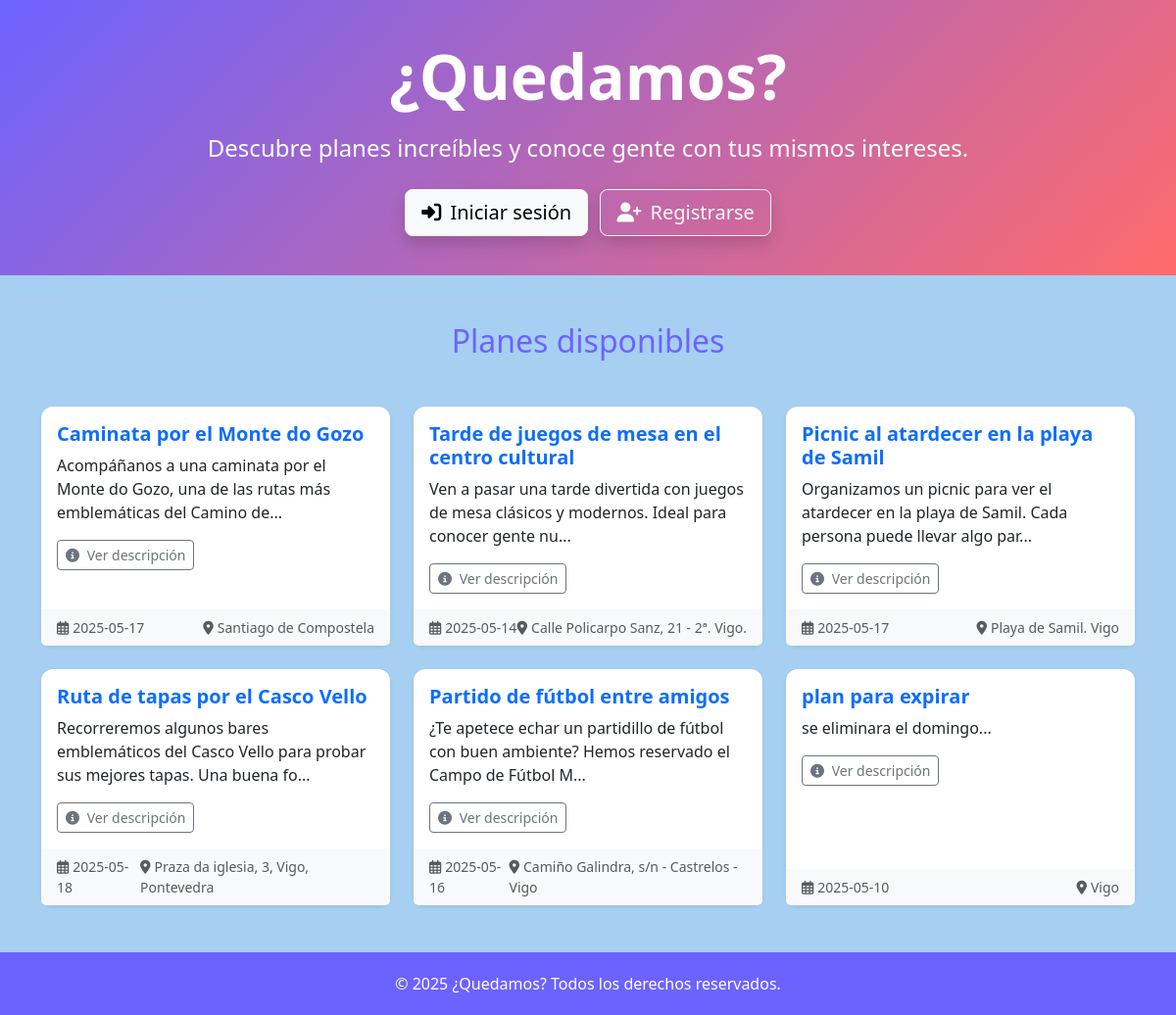
The page / on the database its author committed.
### tables this page shows
CREATE TABLE `planes` (
  `id` int(11) NOT NULL AUTO_INCREMENT,
  `titulo` varchar(255) DEFAULT NULL,
  `descripcion` text DEFAULT NULL,
  `fecha` date DEFAULT NULL,
  `lugar` varchar(255) DEFAULT NULL,
  `capacidad` int(11) DEFAULT NULL,
  `creador_id` int(11) DEFAULT NULL,
  PRIMARY KEY (`id`),
  KEY `creador_id` (`creador_id`),
  CONSTRAINT `planes_ibfk_1` FOREIGN KEY (`creador_id`) REFERENCES `usuarios` (`id`)
);

### index.php (the view, shortened to what this page needs)
<?php
require 'includes/db.php';
$stmt = $pdo->prepare('SELECT id, titulo, descripcion, fecha, lugar FROM planes');
$stmt->execute();
$planes = $stmt->fetchAll();
?>
<!DOCTYPE html>
<html lang="es">
<head>
    <link href="https://cdn.jsdelivr.net/npm/bootstrap@5.3.2/dist/css/bootstrap.min.css" rel="stylesheet">
    <link rel="stylesheet" href="https://cdnjs.cloudflare.com/ajax/libs/font-awesome/6.5.0/css/all.min.css">
    <link rel="stylesheet" href="css/index.css">
</head>
<body>
    <section class="hero-section text-white d-flex align-items-center justify-content-center">
        <div class="text-center">
            <h1 class="display-3 fw-bold mb-3">¿Quedamos?</h1>
            <p class="lead fs-4 mb-4">Descubre planes increíbles y conoce gente con tus mismos intereses.</p>
            <div>
                <a href="login.php" class="btn btn-light btn-lg me-2 mb-2 d-md-inline-block mb-md-0 shadow"><i class="fas fa-sign-in-alt me-1"></i> Iniciar sesión</a>
                <a href="register.php" class="btn btn-outline-light btn-lg d-md-inline-block shadow"><i class="fas fa-user-plus me-1"></i> Registrarse</a>
            </div>
        </div>
    </section>
    <section class="container my-5">
        <h2 class="text-center text-acento mb-5">Planes disponibles</h2>
        <?php if ($planes): ?>
            <div class="row g-4 justify-content-center">
                <?php foreach ($planes as $plan): ?>
                    <div class="col-md-6 col-lg-4">
                        <div class="card h-100 shadow-sm border-0">
                            <div class="card-body">
                                <h5 class="card-title text-primary fw-bold"><?= htmlspecialchars($plan['titulo']) ?></h5>
                                <p class="card-text"><?= htmlspecialchars(substr($plan['descripcion'], 0, 100)) ?>...</p>
                                <button type="button" class="btn btn-sm btn-outline-secondary" data-bs-toggle="modal"
                                    data-bs-target="#modalDescripcion<?= $plan['id'] ?>">
                                    <i class="fas fa-info-circle me-1"></i> Ver descripción
                                </button>
                            </div>
                            <div class="card-footer bg-light text-muted small d-flex justify-content-between">
                                <span><i class="far fa-calendar-alt me-1"></i><?= htmlspecialchars($plan['fecha']) ?></span>
                                <span><i class="fas fa-map-marker-alt me-1"></i><?= htmlspecialchars($plan['lugar']) ?></span>
                            </div>
                        </div>
                    </div>
                <?php endforeach; ?>
            </div>
        <?php else: ?>
            <p class="text-center text-muted">No hay planes disponibles en este momento.</p>
        <?php endif; ?>
    </section>
    <footer class="footer">
        &copy; <?= date('Y') ?> ¿Quedamos? Todos los derechos reservados.
    </footer>
</body>
</html>

### css/index.css (style rules this page uses)
:root { --principal: #6C63FF; --secundario: #FFC947; --acento: #FF6B6B; --claro: #F9F9F9; --oscuro: #2F2F2F; }
body { background-color: #1783dc61; font-family: 'Segoe UI', Tahoma, Geneva, Verdana, sans-serif; margin: 0; }
.hero-section { background: linear-gradient(135deg, var(--principal), var(--acento)); min-height: 30vh; padding: 40px 20px; text-align: center; display: flex; align-items: center; justify-content: center; }
.text-acento { color: var(--principal); }
.card { transition: transform 0.2s; border-radius: 12px; }
.card-footer { border-top: none; }
.footer { background-color: var(--principal); color: white; text-align: center; padding: 20px 0; }

### rows shown on the page
planes: titulo "Caminata por el Monte do Gozo", descripcion "Acompáñanos a una caminata por el Monte do Gozo, una de las rutas más emblemáticas del Camino de", fecha "2025-05-17", lugar "Santiago de Compostela"
planes: titulo "Tarde de juegos de mesa en el centro cultural", descripcion "Ven a pasar una tarde divertida con juegos de mesa clásicos y modernos. Ideal para conocer gente nu", fecha "2025-05-14", lugar "Calle Policarpo Sanz, 21 - 2ª. Vigo."
planes: titulo "Picnic al atardecer en la playa de Samil", descripcion "Organizamos un picnic para ver el atardecer en la playa de Samil. Cada persona puede llevar algo par", fecha "2025-05-17", lugar "Playa de Samil. Vigo"
planes: titulo "Ruta de tapas por el Casco Vello", descripcion "Recorreremos algunos bares emblemáticos del Casco Vello para probar sus mejores tapas. Una buena fo", fecha "2025-05-18", lugar "Praza da iglesia, 3, Vigo, Pontevedra"
planes: titulo "Partido de fútbol entre amigos", descripcion "¿Te apetece echar un partidillo de fútbol con buen ambiente? Hemos reservado el Campo de Fútbol M", fecha "2025-05-16", lugar "Camiño Galindra, s/n - Castrelos - Vigo"
planes: titulo "plan para expirar", descripcion "se eliminara el domingo", fecha "2025-05-10", lugar "Vigo"
